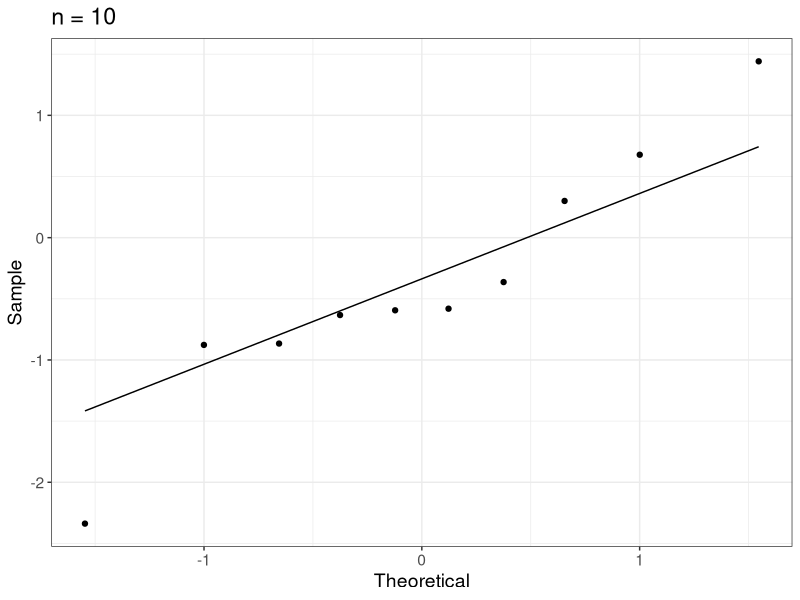
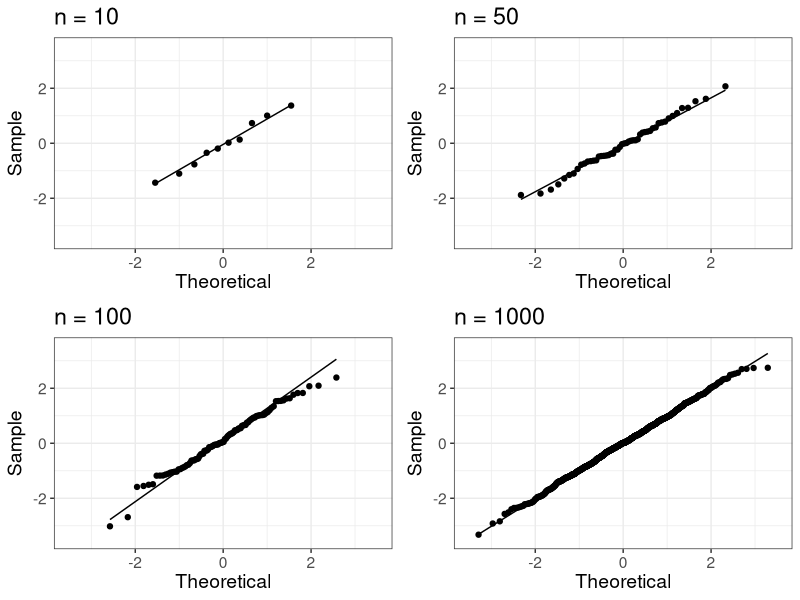
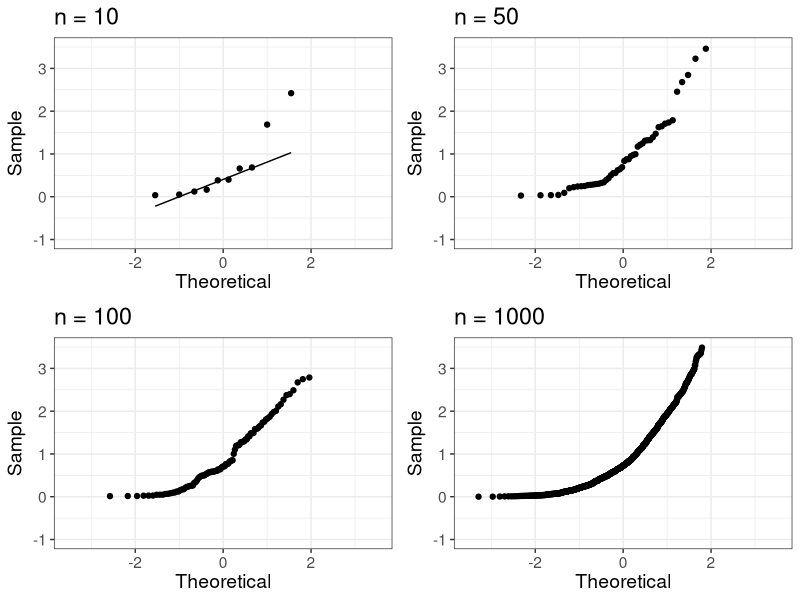
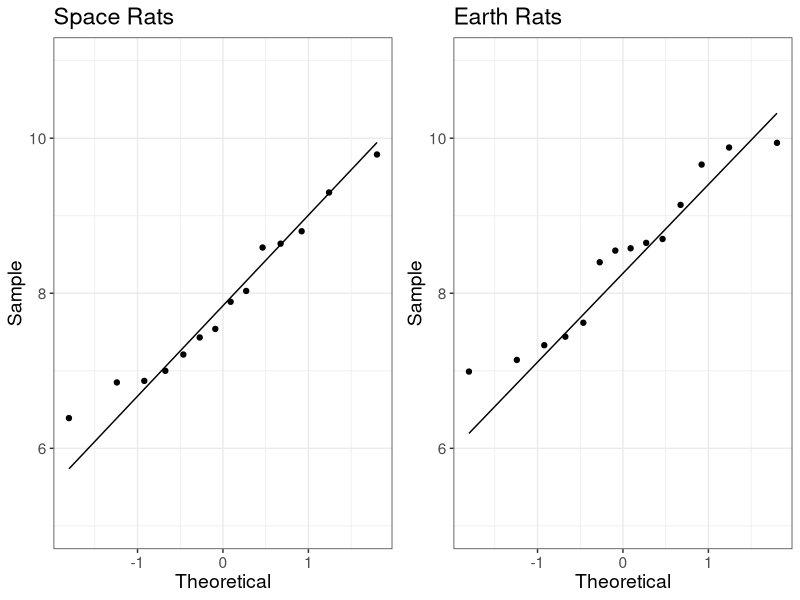
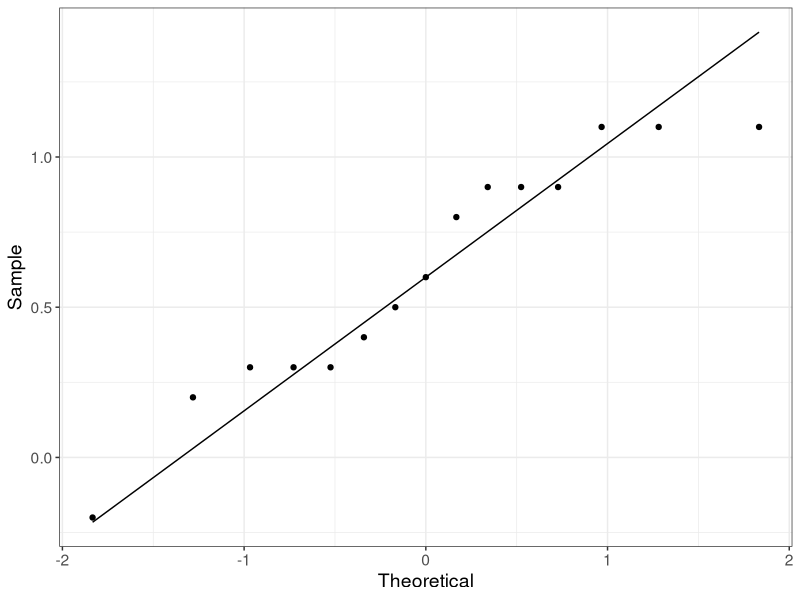

Generate these figures, in order, with R:
## ---- chunk 1
library(tidyverse)
## ---- chunk 2
outcome <- rnorm(10) # simulate from N(0, 1)
sim_normal <- tibble(outcome)

sim_normal %>% # pipe in data
  ggplot(aes(sample = outcome)) + # call ggplot(), specify the variable to be examined
  stat_qq(size=1.5) + # request q-q scatterplot
  stat_qq_line() + # request q-q 45* line
  theme_bw() + # change background :)
  labs(x = "Theoretical",
       y = "Sample",
       title = "n = 10") + # change axis labels
  theme(text = element_text(size=14)) # change font size
## ---- chunk 3
outcome <- rnorm(10) # simulate from N(0, 1)
sim_normal <- tibble(outcome)

a <- sim_normal %>% # pipe in data
  ggplot(aes(sample = outcome)) + # call ggplot(), specify the variable to be examined
  stat_qq(size=1.5) + # request q-q scatterplot
  stat_qq_line() + # request q-q 45* line
  theme_bw() + # change background :)
  labs(x = "Theoretical",
       y = "Sample",
       title = "n = 10") + # change axis labels
  xlim(-3.5, 3.5) +
  ylim(-3.5, 3.5) +
  theme(text = element_text(size=14)) # change font size

outcome <- rnorm(50) # simulate from N(0, 1)
sim_normal <- tibble(outcome)

b <- sim_normal %>% # pipe in data
  ggplot(aes(sample = outcome)) + # call ggplot(), specify the variable to be examined
  stat_qq(size=1.5) + # request q-q scatterplot
  stat_qq_line() + # request q-q 45* line
  theme_bw() + # change background :)
  labs(x = "Theoretical",
       y = "Sample",
       title = "n = 50") + # change axis labels
  xlim(-3.5, 3.5) +
  ylim(-3.5, 3.5) +
  theme(text = element_text(size=14)) # change font size

outcome <- rnorm(100) # simulate from N(0, 1)
sim_normal <- tibble(outcome)

c <- sim_normal %>% # pipe in data
  ggplot(aes(sample = outcome)) + # call ggplot(), specify the variable to be examined
  stat_qq(size=1.5) + # request q-q scatterplot
  stat_qq_line() + # request q-q 45* line
  theme_bw() + # change background :)
  labs(x = "Theoretical",
       y = "Sample",
       title = "n = 100") + # change axis labels
  xlim(-3.5, 3.5) +
  ylim(-3.5, 3.5) +
  theme(text = element_text(size=14)) # change font size

outcome <- rnorm(1000) # simulate from N(0, 1)
sim_normal <- tibble(outcome)

d <- sim_normal %>% # pipe in data
  ggplot(aes(sample = outcome)) + # call ggplot(), specify the variable to be examined
  stat_qq(size=1.5) + # request q-q scatterplot
  stat_qq_line() + # request q-q 45* line
  theme_bw() + # change background :)
  labs(x = "Theoretical",
       y = "Sample",
       title = "n = 1000") + # change axis labels
  xlim(-3.5, 3.5) +
  ylim(-3.5, 3.5) +
  theme(text = element_text(size=14)) # change font size

library(ggpubr)
ggarrange(a, b, c, d, ncol = 2, nrow = 2)
## ---- chunk 4
outcome <- rexp(10) 
sim_normal <- tibble(outcome)

a <- sim_normal %>% # pipe in data
  ggplot(aes(sample = outcome)) + # call ggplot(), specify the variable to be examined
  stat_qq(size=1.5) + # request q-q scatterplot
  stat_qq_line() + # request q-q 45* line
  theme_bw() + # change background :)
  labs(x = "Theoretical",
       y = "Sample",
       title = "n = 10") + # change axis labels
  xlim(-3.5, 3.5) +
  ylim(-1, 3.5) +
  theme(text = element_text(size=14)) # change font size

outcome <- rexp(50) # simulate from N(0, 1)
sim_normal <- tibble(outcome)

b <- sim_normal %>% # pipe in data
  ggplot(aes(sample = outcome)) + # call ggplot(), specify the variable to be examined
  stat_qq(size=1.5) + # request q-q scatterplot
  stat_qq_line() + # request q-q 45* line
  theme_bw() + # change background :)
  labs(x = "Theoretical",
       y = "Sample",
       title = "n = 50") + # change axis labels
  xlim(-3.5, 3.5) +
  ylim(-1, 3.5) +
  theme(text = element_text(size=14)) # change font size

outcome <- rexp(100) # simulate from N(0, 1)
sim_normal <- tibble(outcome)

c <- sim_normal %>% # pipe in data
  ggplot(aes(sample = outcome)) + # call ggplot(), specify the variable to be examined
  stat_qq(size=1.5) + # request q-q scatterplot
  stat_qq_line() + # request q-q 45* line
  theme_bw() + # change background :)
  labs(x = "Theoretical",
       y = "Sample",
       title = "n = 100") + # change axis labels
  xlim(-3.5, 3.5) +
  ylim(-1, 3.5) +
  theme(text = element_text(size=14)) # change font size

outcome <- rexp(1000) # simulate from N(0, 1)
sim_normal <- tibble(outcome)

d <- sim_normal %>% # pipe in data
  ggplot(aes(sample = outcome)) + # call ggplot(), specify the variable to be examined
  stat_qq(size=1.5) + # request q-q scatterplot
  stat_qq_line() + # request q-q 45* line
  theme_bw() + # change background :)
  labs(x = "Theoretical",
       y = "Sample",
       title = "n = 1000") + # change axis labels
  xlim(-3.5, 3.5) +
  ylim(-1, 3.5) +
  theme(text = element_text(size=14)) # change font size

library(ggpubr)
ggarrange(a, b, c, d, ncol = 2, nrow = 2)
## ---- chunk 5
space_rbc <- c(8.59, 6.87, 7.00, 8.64, 7.89, 8.80, 7.43, 9.79, 9.30, 7.21, 6.85, 8.03, 6.39, 7.54)
space <- tibble(space_rbc)

space_qq <- space %>%
  ggplot(aes(sample = space_rbc)) +
  stat_qq(size=1.5) +
  stat_qq_line() +
  labs(x = "Theoretical",
       y = "Sample",
       title = "Space Rats") +
  ylim(5, 11) +
  theme_bw() +
  theme(text = element_text(size=14))
## ---- chunk 6
earth_rbc <- c(8.65, 7.62, 7.33, 6.99, 7.44, 8.58, 8.40, 8.55, 9.88, 9.66, 8.70, 9.94, 7.14, 9.14)
earth <- tibble(earth_rbc)
  
earth_qq <- earth %>%
  ggplot(aes(sample = earth_rbc)) +
  stat_qq(size=1.5) +
  stat_qq_line() +
  labs(x = "Theoretical",
       y = "Sample",
       title = "Earth Rats") +
  ylim(5, 11) +
  theme_bw() +
  theme(text = element_text(size=14))
## ---- chunk 7
library(ggpubr)
ggarrange(space_qq, earth_qq, ncol = 2) # put graphs together
## ---- chunk 8
g1 <- c(17.6, 20.2, 19.5, 11.3, 13.0, 16.3, 15.3, 16.2, 12.2, 14.8, 21.3, 22.1, 16.9, 17.6, 18.4)
g2 <- c(17.3, 19.1, 18.4, 11.5, 12.7, 15.8, 14.9, 15.3, 12.0, 14.2, 21.0, 21.0, 16.1, 16.7, 17.5)
garage <- tibble(g1, g2) %>% # create dataset with both garages
  mutate(d = g1-g2) # create variable of differences

garage %>%
  ggplot(aes(sample = d)) +
  stat_qq(size=1.5) +
  stat_qq_line() +
  labs(x = "Theoretical",
       y = "Sample") +
  #ylim(5, 11) +
  theme_bw() +
  theme(text = element_text(size=14))
## ---- chunk 9
rbc <- c(8.59, 8.64, 7.43, 7.21, 6.39, 6.87, 7.89,
         9.79, 6.85, 7.54, 7.00, 8.80, 9.30, 8.03,
         8.65, 6.99, 8.40, 9.66, 7.14, 7.62, 7.44,
         8.55, 8.70, 9.14, 7.33, 8.58, 9.88, 9.94) # enter blood cell mass
rat <- c(rep("Space",14), rep("Earth",14)) # enter identifier 
data <- tibble(rat, rbc) # create dataset

var.test(rbc ~ rat, data = data)
